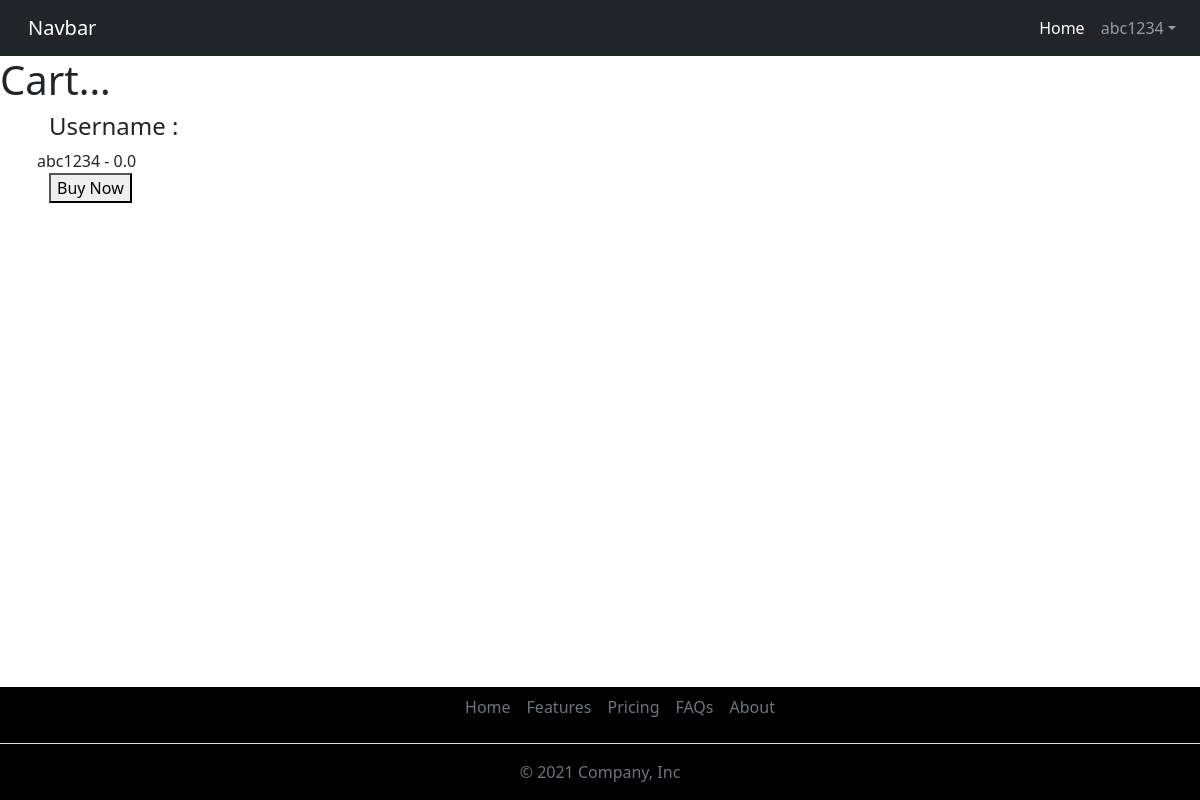
/cart (signed in), run on an earlier commit of the app's database.
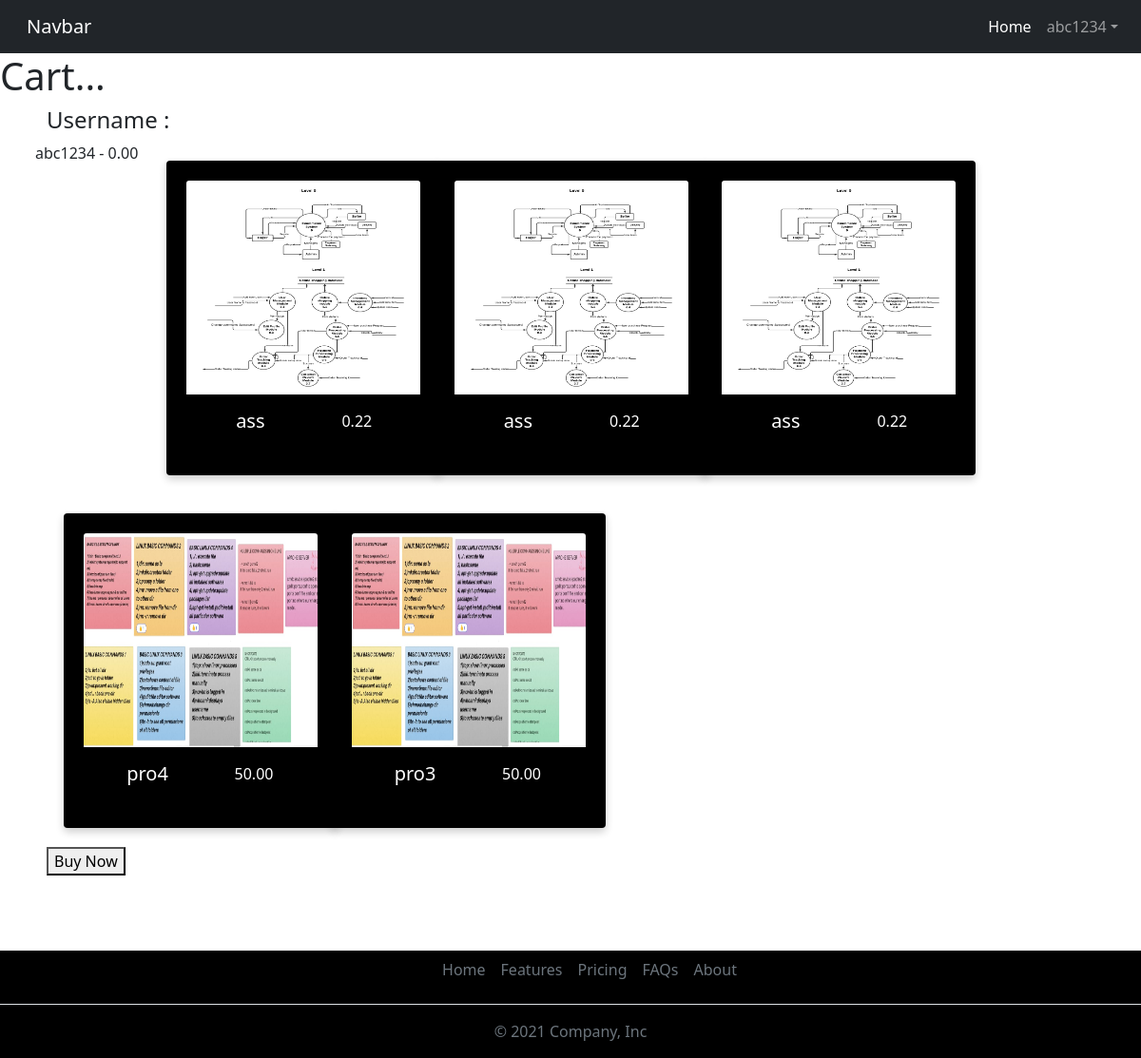
And on a later commit of the database.
### Ecommerce/models.py (models this page shows, shortened)
class Cart(models.Model):
    user = models.OneToOneField(User, on_delete=models.CASCADE, related_name='cart')
    items = models.ManyToManyField(Product, through='CartItem')
    total_price = models.DecimalField(max_digits=10, decimal_places=2, default=0.0)
    is_checked_out = models.BooleanField(default=False)

class Product(models.Model):
    name = models.CharField(max_length=255)
    description = models.CharField(max_length=500)
    price = models.DecimalField(max_digits=10, decimal_places=2)
    seller = models.ForeignKey(User, on_delete=models.CASCADE, related_name='products')
    image = models.ImageField(upload_to='product_images/')
    discount = models.PositiveIntegerField(validators=[validators.MaxValueValidator(100)])
    quantity = models.PositiveIntegerField(default=0)
    category = models.ForeignKey('Category', on_delete=models.SET_NULL, null=True, blank=True)
    brand = models.CharField(max_length=255, null=True, blank=True)
    rating = models.FloatField(default=0.0)
    created_at = models.DateTimeField(auto_now_add=True)

### Ecommerce/views.py (the view)
# urls.py: path('cart',views.cart,name="cart"),
@login_required
def cart(request):
    try:
        user_cart = Cart.objects.get(user=request.user)
    except Cart.DoesNotExist:
        user_cart = Cart.objects.create(user=request.user)
    return render(request, 'Cart/cart.html', {'cart': user_cart})

### Ecommerce/Templates/Cart/cart.html (shortened to what this page needs)
{% include 'helper/header.html' %}
<h1> Cart...</h1>
<div class="container">
    <div class="row">
        <h4> Username : </h4> {{ cart.user }} - {{ cart.total_price }}
        {% for cart_item in cart.items.all %}
        <div class="column">
            <div class="card" style="width: 18rem;">
                <img class="card-img-top" src="../../{{ cart_item.image }}">
                <div class="card-body">
                    <div class="row">
                        <div class="col-6">
                            <h5 class="card-title">{{ cart_item.name }}</h5>
                        </div>
                        <div class="col-6 text-right">
                            <p class="card-text">{{ cart_item.price }}</p>
                        </div>
                    </div>
                </div>
            </div>
        </div>
        {% endfor %}
        <form id="buyNowFormcart" action="{% url  'buy_now_from_cart' %}" method="post">
            <button>Buy Now</button>
        </form>
    </div>
</div>
{% include 'helper/footer.html' %}

What changed in the data, as far as the page shows it:
computed for Cart "abc1234": total_price "0.0" → "0.00"
now on this page (row unchanged): Product: image (picture), name "ass", price "0.22"
now on this page (row unchanged): Product: image (picture), name "ass", price "0.22"
now on this page (row unchanged): Product: image (picture), name "ass", price "0.22"
added Product: image (picture), name "pro4", price "50.00"
added Product: image (picture), name "pro3", price "50.00"
